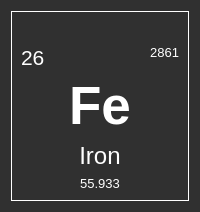
<?xml version="1.0" encoding="UTF-8"?>
<ui version="4.0">
 <class>Form</class>
 <widget class="QWidget" name="Form">
  <property name="geometry">
   <rect>
    <x>0</x>
    <y>0</y>
    <width>200</width>
    <height>212</height>
   </rect>
  </property>
  <property name="sizePolicy">
   <sizepolicy hsizetype="Fixed" vsizetype="Fixed">
    <horstretch>0</horstretch>
    <verstretch>0</verstretch>
   </sizepolicy>
  </property>
  <property name="minimumSize">
   <size>
    <width>200</width>
    <height>200</height>
   </size>
  </property>
  <property name="maximumSize">
   <size>
    <width>200</width>
    <height>214</height>
   </size>
  </property>
  <property name="windowTitle">
   <string>Form</string>
  </property>
  <property name="styleSheet">
   <string notr="true">background-color: rgb(48, 48, 48);
gridline-color: rgb(195, 195, 195);
color: rgb(255, 255, 255);</string>
  </property>
  <layout class="QGridLayout" name="gridLayout_3">
   <item row="0" column="0">
    <widget class="QFrame" name="frame">
     <property name="frameShape">
      <enum>QFrame::Box</enum>
     </property>
     <property name="frameShadow">
      <enum>QFrame::Plain</enum>
     </property>
     <layout class="QGridLayout" name="gridLayout_2">
      <item row="0" column="0">
       <layout class="QVBoxLayout" name="verticalLayout_2">
        <item>
         <spacer name="verticalSpacer_2">
          <property name="orientation">
           <enum>Qt::Vertical</enum>
          </property>
          <property name="sizeHint" stdset="0">
           <size>
            <width>20</width>
            <height>40</height>
           </size>
          </property>
         </spacer>
        </item>
        <item>
         <spacer name="verticalSpacer_3">
          <property name="orientation">
           <enum>Qt::Vertical</enum>
          </property>
          <property name="sizeHint" stdset="0">
           <size>
            <width>20</width>
            <height>5</height>
           </size>
          </property>
         </spacer>
        </item>
        <item>
         <layout class="QHBoxLayout" name="horizontalLayout">
          <item>
           <widget class="QLabel" name="atomic_number_lbl">
            <property name="font">
             <font>
              <pointsize>16</pointsize>
             </font>
            </property>
            <property name="text">
             <string>26</string>
            </property>
            <property name="alignment">
             <set>Qt::AlignLeading|Qt::AlignLeft|Qt::AlignTop</set>
            </property>
           </widget>
          </item>
          <item>
           <spacer name="horizontalSpacer">
            <property name="orientation">
             <enum>Qt::Horizontal</enum>
            </property>
            <property name="sizeHint" stdset="0">
             <size>
              <width>40</width>
              <height>20</height>
             </size>
            </property>
           </spacer>
          </item>
          <item>
           <widget class="QLabel" name="boiling_lbl">
            <property name="font">
             <font>
              <pointsize>10</pointsize>
             </font>
            </property>
            <property name="text">
             <string>2861</string>
            </property>
            <property name="alignment">
             <set>Qt::AlignRight|Qt::AlignTop|Qt::AlignTrailing</set>
            </property>
           </widget>
          </item>
         </layout>
        </item>
        <item>
         <widget class="QLabel" name="symbol_lbl">
          <property name="font">
           <font>
            <pointsize>40</pointsize>
            <weight>75</weight>
            <bold>true</bold>
           </font>
          </property>
          <property name="text">
           <string>Fe</string>
          </property>
          <property name="alignment">
           <set>Qt::AlignCenter</set>
          </property>
         </widget>
        </item>
        <item>
         <widget class="QLabel" name="name_lbl">
          <property name="font">
           <font>
            <pointsize>18</pointsize>
           </font>
          </property>
          <property name="text">
           <string>Iron</string>
          </property>
          <property name="alignment">
           <set>Qt::AlignCenter</set>
          </property>
         </widget>
        </item>
        <item>
         <widget class="QLabel" name="atomic_mass_lbl">
          <property name="font">
           <font>
            <pointsize>10</pointsize>
           </font>
          </property>
          <property name="text">
           <string>55.933</string>
          </property>
          <property name="alignment">
           <set>Qt::AlignCenter</set>
          </property>
         </widget>
        </item>
       </layout>
      </item>
     </layout>
    </widget>
   </item>
  </layout>
 </widget>
 <resources/>
 <connections/>
</ui>
